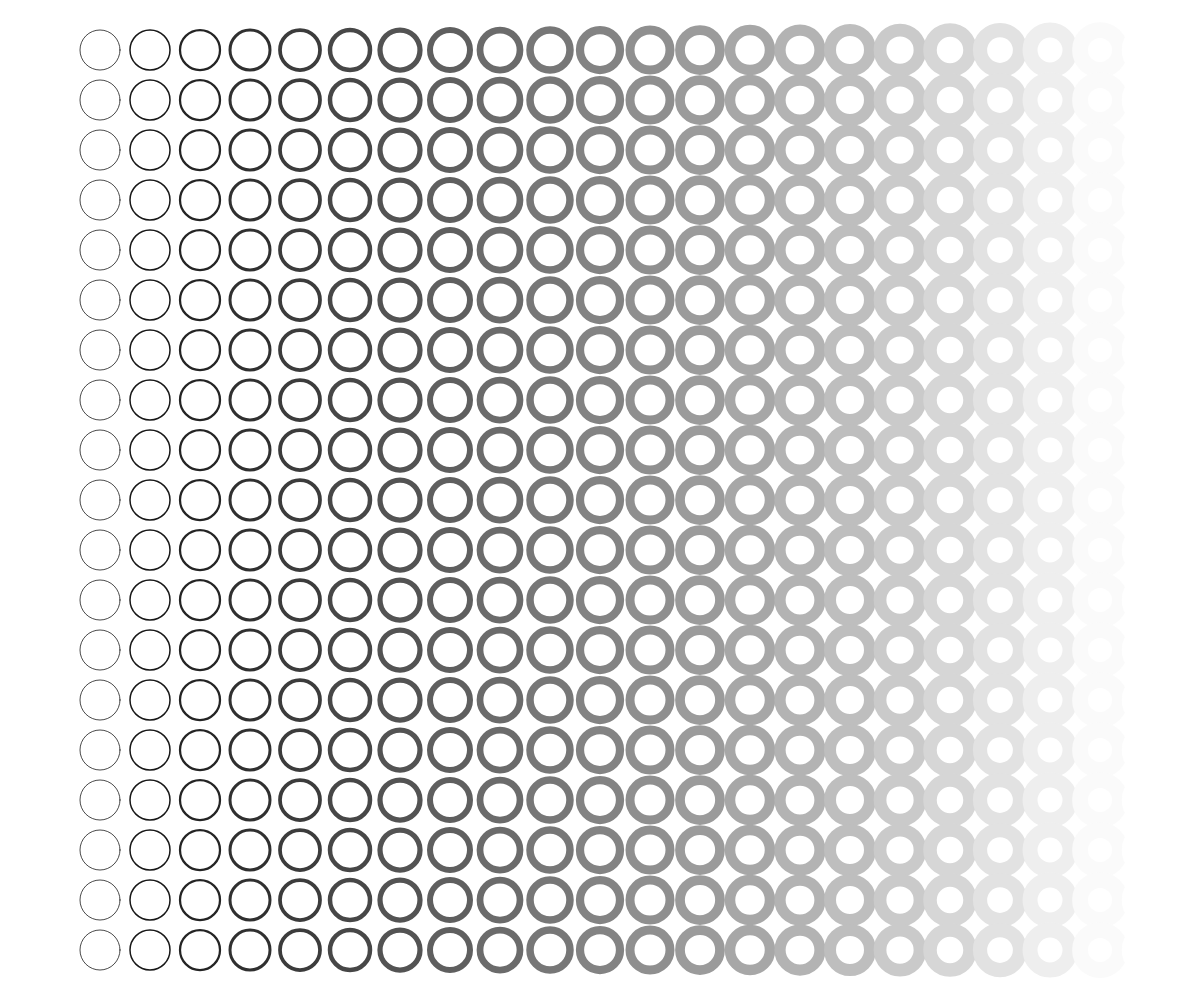
Frame 1 (no input)
Frame 60 (no input): identical to frame 1, image omitted
Frame 120 (the mouse pressed at the canvas centre since frame 60): identical to frame 1, image omitted

The p5.js sketch that drew this single still picture (run headless with seeded random() and noise() and a simulated clock; from frame 60 on, the mouse is pressed at the canvas centre):

// p5.js sketch
// ── sketch.js
function setup() {
  createCanvas(windowWidth, windowHeight);
  noFill();
}

function draw() {
  background(255);
  var count = 0;
  var color = 0;
  for (var x = 50; x <= width - 50; x += 50) {
    stroke(color);
    strokeWeight(count * 0.5);
    for (var y = 50; y <= height - 50; y += 50) {
      var l = 10;
      // line(x - l, y - l, x + l, y + l);
      // line(x + l, y - l, x - l, y + l);
      //line(x, y, width / 2, height / 2);
      ellipse(x, y, 40, 40);
    }
    count += 1.5;
    color += 11.9;
  }
}
